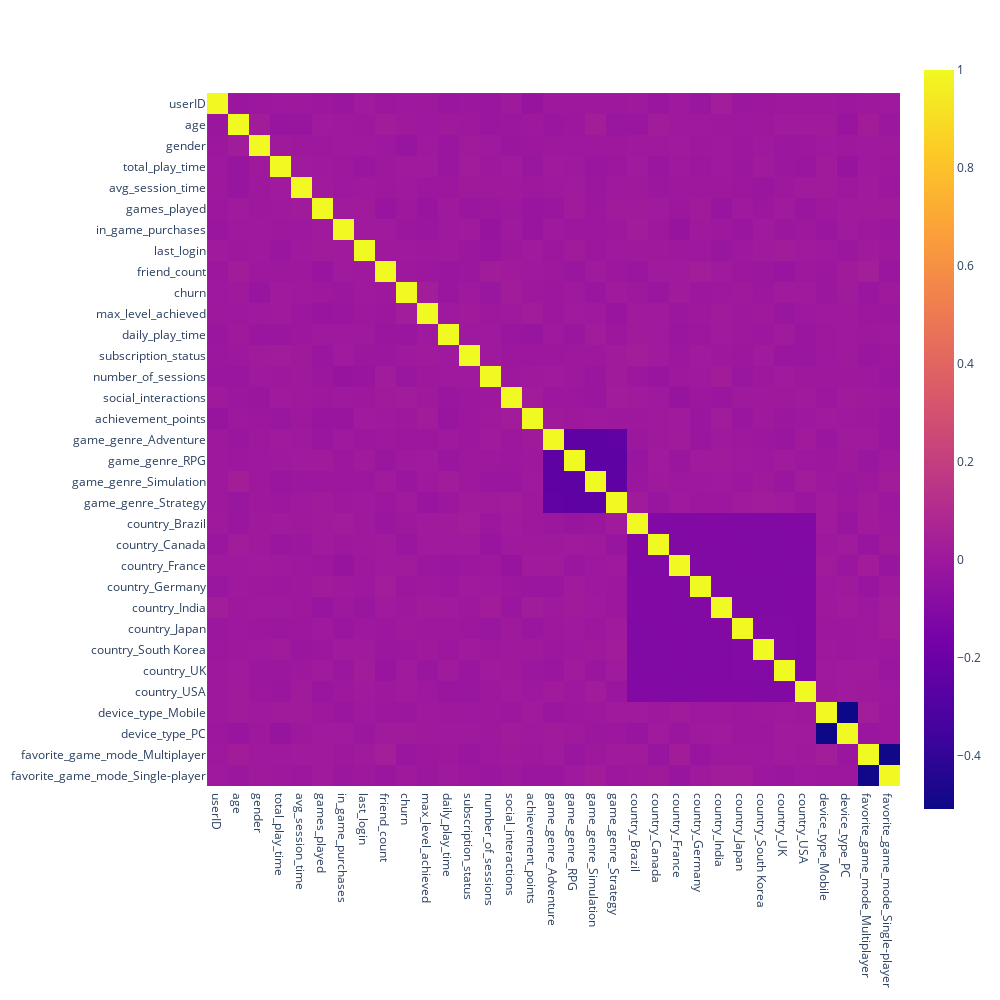

The notebook cell this image was saved under:
### Code cell
# Checking the correlation between features
corr = df.corr()

fig = px.imshow(corr,width=1000, height=1000)
fig.show()

### Figure 1 — Plotly figure (JSON) as saved in the notebook; plotly's stock layout.template omitted (floating-point values rounded to 4 significant figures; data arrays with more than 128 entries replaced by an {"elided": "..."} marker saying what was removed)
{"data": [{"coloraxis": "coloraxis", "hovertemplate": "x: %{x}<br>y: %{y}<br>color: %{z}<extra></extra>", "name": "0", "type": "heatmap", "x": ["userID", "age", "gender", "total_play_time", "avg_session_time", "games_played", "in_game_purchases", "last_login", "friend_count", "churn", "max_level_achieved", "daily_play_time", "subscription_status", "number_of_sessions", "social_interactions", "achievement_points", "game_genre_Adventure", "game_genre_RPG", "game_genre_Simulation", "game_genre_Strategy", "country_Brazil", "country_Canada", "country_France", "country_Germany", "country_India", "country_Japan", "country_South Korea", "country_UK", "country_USA", "device_type_Mobile", "device_type_PC", "favorite_game_mode_Multiplayer", "favorite_game_mode_Single-player"], "xaxis": "x", "y": ["userID", "age", "gender", "total_play_time", "avg_session_time", "games_played", "in_game_purchases", "last_login", "friend_count", "churn", "max_level_achieved", "daily_play_time", "subscription_status", "number_of_sessions", "social_interactions", "achievement_points", "game_genre_Adventure", "game_genre_RPG", "game_genre_Simulation", "game_genre_Strategy", "country_Brazil", "country_Canada", "country_France", "country_Germany", "country_India", "country_Japan", "country_South Korea", "country_UK", "country_USA", "device_type_Mobile", "device_type_PC", "favorite_game_mode_Multiplayer", "favorite_game_mode_Single-player"], "yaxis": "y", "z": {"elided": "33x33 float values"}}], "layout": {"coloraxis": {"colorscale": [[0, "#0d0887"], [0.1111, "#46039f"], [0.2222, "#7201a8"], [0.3333, "#9c179e"], [0.4444, "#bd3786"], [0.5556, "#d8576b"], [0.6667, "#ed7953"], [0.7778, "#fb9f3a"], [0.8889, "#fdca26"], [1, "#f0f921"]]}, "height": 1000, "margin": {"t": 60}, "width": 1000, "xaxis": {"anchor": "y", "constrain": "domain", "domain": [0, 1], "scaleanchor": "y"}, "yaxis": {"anchor": "x", "autorange": "reversed", "constrain": "domain", "domain": [0, 1]}}}
